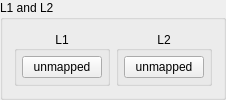
            <widget class="QGroupBox" name="groupBox_5">
             <property name="title">
              <string>L1 and L2</string>
             </property>
             <layout class="QHBoxLayout" name="horizontalLayout_13">
              <item>
               <widget class="QGroupBox" name="gb_l1">
                <property name="sizePolicy">
                 <sizepolicy hsizetype="Preferred" vsizetype="Preferred">
                  <horstretch>0</horstretch>
                  <verstretch>0</verstretch>
                 </sizepolicy>
                </property>
                <property name="title">
                 <string notr="true">L1</string>
                </property>
                <property name="alignment">
                 <set>Qt::AlignmentFlag::AlignCenter</set>
                </property>
                <layout class="QVBoxLayout" name="gb_l1_layout">
                 <property name="leftMargin">
                  <number>5</number>
                 </property>
                 <property name="topMargin">
                  <number>5</number>
                 </property>
                 <property name="rightMargin">
                  <number>5</number>
                 </property>
                 <property name="bottomMargin">
                  <number>5</number>
                 </property>
                 <item>
                  <widget class="QRightClickButton" name="L1Button">
                   <property name="text">
                    <string>unmapped</string>
                   </property>
                  </widget>
                 </item>
                </layout>
               </widget>
              </item>
              <item>
               <widget class="QGroupBox" name="gb_l2">
                <property name="title">
                 <string notr="true">L2</string>
                </property>
                <property name="alignment">
                 <set>Qt::AlignmentFlag::AlignCenter</set>
                </property>
                <layout class="QVBoxLayout" name="gb_l2_layout">
                 <property name="leftMargin">
                  <number>5</number>
                 </property>
                 <property name="topMargin">
                  <number>5</number>
                 </property>
                 <property name="rightMargin">
                  <number>5</number>
                 </property>
                 <property name="bottomMargin">
                  <number>5</number>
                 </property>
                 <item>
                  <widget class="QRightClickButton" name="L2Button">
                   <property name="text">
                    <string>unmapped</string>
                   </property>
                  </widget>
                 </item>
                </layout>
               </widget>
              </item>
             </layout>
            </widget>
